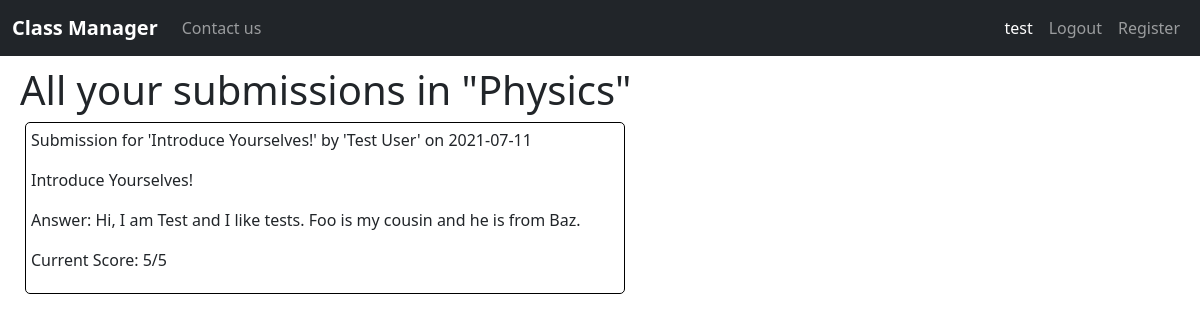
/view/submissions/1 (signed in), run on the app's committed database.
### classmanager/models.py (models this page shows, shortened)
class User(AbstractUser):
    is_student = models.BooleanField(default=False)
    is_instructor = models.BooleanField(default=False)
    def get_name(self):
        return f"{self.first_name} {self.last_name}"

class Course(models.Model):
    instructor = models.ForeignKey(Instructor, on_delete=models.CASCADE)
    name = models.CharField(max_length=255, blank=False, default=None)
    is_active = models.BooleanField(default=True)
    date_created = models.DateTimeField(auto_now_add=True)
    DEPARTMENTS = [
        ("Math", "Math"), ("English", "English"),
        ("Science", "Science"), ("Technology", "Technology"),
        ("Law", "Law"), ("Art", "Art"),
        ("Business", "Business"), ("Health", "Health")
    ]
    department = models.CharField(max_length=20, choices=DEPARTMENTS, default="Other")
    description = models.TextField(max_length=1000, default=None, blank=True)
    credits = models.PositiveIntegerField(default=2)
    length = models.PositiveIntegerField(default=10)

class Submission(models.Model):
    assignment = models.ForeignKey(Assignment, on_delete=models.CASCADE)
    student = models.ForeignKey(Student, on_delete=models.CASCADE)
    score = models.PositiveIntegerField(default=0)
    text = models.TextField(max_length=1000)
    date_submitted = models.DateField(auto_now_add=True)
    def __str__(self):
        return f"Submission for '{self.assignment.title}' by '{self.student.get_name()}' on {self.date_submitted}"

class Assignment(models.Model):
    title = models.TextField(max_length=255, blank=False)
    course = models.ForeignKey(Course, on_delete=models.CASCADE)
    file_url = models.URLField(blank=True, max_length=200)
    description = models.TextField(max_length=1000, blank=True)
    date_created = models.DateField(auto_now_add=True)
    due_date = models.DateField(blank=False, default=date.today() + timedelta(days=3))
    points = models.PositiveIntegerField(default=1)

class Student(models.Model):
    user = models.OneToOneField(User, primary_key=True, on_delete=models.CASCADE)
    date_of_birth = models.DateField(default=date.today)
    MAJORS = [
        ("Math", "Math"), ("English", "English"),
        ("Science", "Science"), ("Technology", "Technology"),
        ("Law", "Law"), ("Art", "Art"),
        ("Business", "Business"), ("Health", "Health")
    ]
    STANDINGS = [
        ("FR", "Freshman"),
        ("SM", "Sophomore"),
        ("JR", "Junior"),
        ("SR", "Senior"),
        ("GR", "Graduate")
    ]
    major = models.CharField(max_length=20, choices=MAJORS, default="Undecided")
    standing = models.CharField(max_length=20, choices=STANDINGS, default="FR")
    credits = models.PositiveIntegerField(default=0)
    def get_name(self):
        return self.user.get_name()

### classmanager/views.py (the view)
# urls.py: path("view/submissions/<int:course_id>", views.view_all_submissions, name="view-all-submissions"),
@login_required
def view_all_submissions(request, course_id):
    context = {}
    if not request.user.is_student:
        context["failure_message"] = "Sorry you cannot access this page"
        return render(request, "classmanager/index.html", context)
    try:
        course = Course.objects.get(pk=course_id)
        student = Student.objects.get(pk=request.user)
        submissions = Submission.objects.filter(assignment__course=course, student=student).order_by("-date_submitted")
    except Course.DoesNotExist or Student.DoesNotExist:
        context["failure_message"] = "Sorry but records do not exist for this student/course"
        return render(request, "classmanager/index.html", context)
    else:
        context["course"] = course
        context["student"] = student
        context["submissions"] = submissions
        return render(request, "classmanager/view_all_submissions.html", context)

### classmanager/templates/classmanager/view_all_submissions.html
{% extends "classmanager/layout.html" %}
{% block body %}
<h1>All your submissions in "{{course.name}}"</h1>
<div class="course-section">
  {% for submission in submissions %}
  <p>{{submission}}</p>
  <p>{{submission.assignment.title}}</p>
  <p>Answer: {{submission.text}}</p>
  <p>Current Score: {{submission.score}}/{{submission.assignment.points}}</p>
  {% empty %}
  You have not yet submitted anything in this class.
  {% endfor %}
</div>
{% endblock body %}

### classmanager/templates/classmanager/layout.html (shortened to what this page needs)
{% load static %}
<!DOCTYPE html>
<html lang="en">
<head>
    <link rel="stylesheet" href="{% static 'classmanager/styles.css' %}">
    <link href="https://cdn.jsdelivr.net/npm/bootstrap@5.0.2/dist/css/bootstrap.min.css" rel="stylesheet"
>
</head>
<body>
    <nav class="navbar navbar-expand-lg navbar-dark bg-dark">
        <div class="container-fluid">
            <a class="navbar-brand" href="{% url 'index' %}"><b>Class Manager</b></a>
            <div class="collapse navbar-collapse justify-content-between" id="navbarNavAltMarkup">
                <div class="navbar-nav">
                    <a class="nav-link" href="{% url 'contact_us' %}">Contact us</a>
                </div>
            </div>
            <div class="collapse navbar-collapse justify-content-end" id="navbarNavAltMarkup">
                <div class="navbar-nav">
                    {% if user.is_authenticated %}
                    <a class="nav-link active" aria-current="page" href="{% url 'index' %}">{{user.username}}</a>
                    <a class="nav-link" href="{% url 'logout' %}">Logout</a>
                    {% else %}
                    <a class="nav-link" href="{% url 'login' %}">Login</a>
                    {% endif %}
                    {% block right-nav %}
                    <a class="nav-link" href="{% url 'register' %}">Register</a>
                    {% endblock right-nav %}
                </div>
            </div>
        </div>
    </nav>
    <div class="main-container">
        {% block body%}
        {% endblock body%}
    </div>
</body>
</html>

### classmanager/static/classmanager/styles.css (style rules this page uses)
.main-container { margin: 10px 20px 10px 20px; }
.course-section { border-radius: 5px; border: 1px solid black; padding: 5px; max-width: 600px; margin: 5px; }

### data on the page
User: username "test"
Course: name "Physics"
Submission: assignment+student+date_submitted "Submission for 'Introduce Yourselves!' by 'Test User' on 2021-07-11", assignment "Introduce Yourselves!", text "Hi, I am Test and I like tests. Foo is my cousin and he is from Baz.", score "5", assignment.points "5"
